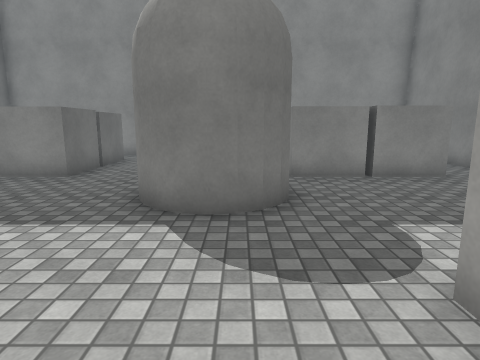
[1] (above)

20 first-person views from a walk through a scene from a Unity 3-D project. The camera is 1.4 m above the floor, tilts 10° down and sees 75° across. The floor is counted in squares, 1 m on a side. Each view is taken from the middle of a square. On the plan, view 1 faces up. The plan holds only what a view shows up to about 14 squares ahead; the rest is blank. The player character is not drawn. Surface patterns are stand-ins for the level's own textures.

[2]
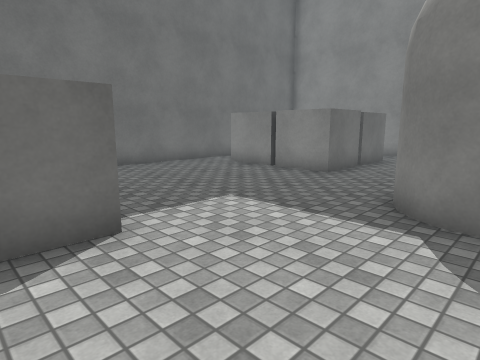

[3]
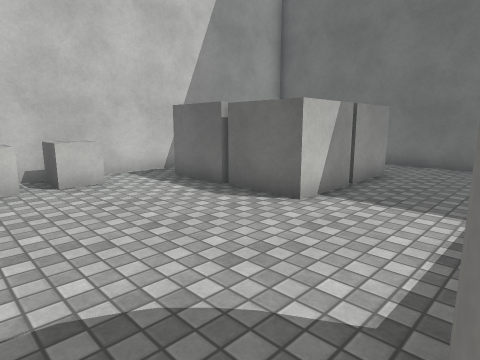

[4]
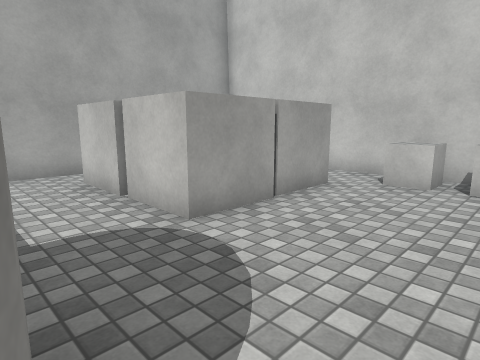

[5]
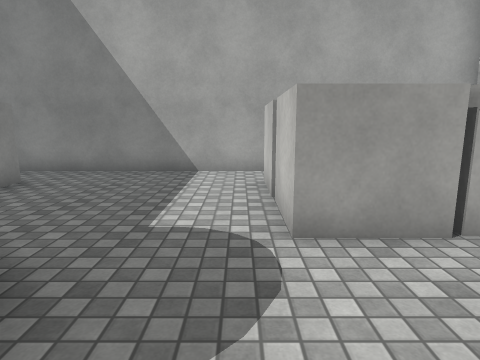

[6]
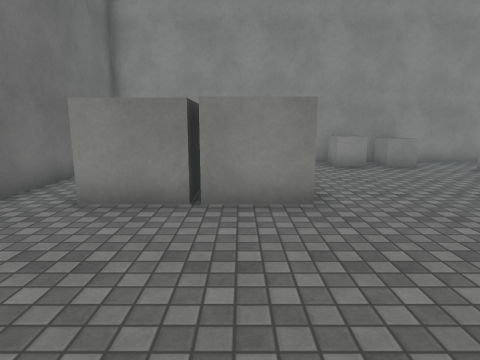

[7]
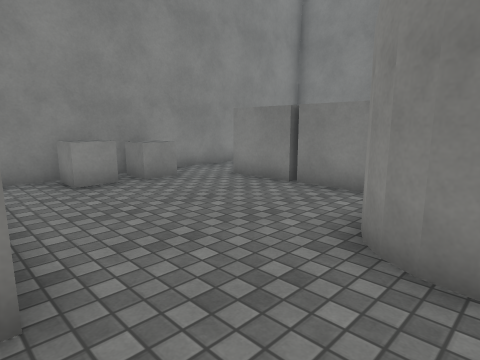

[8]
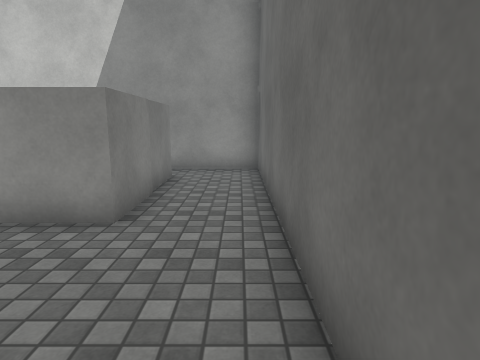

[9]
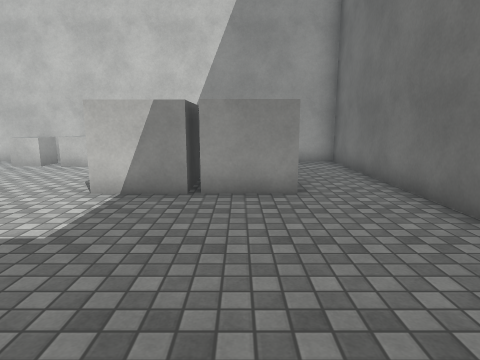

[10]
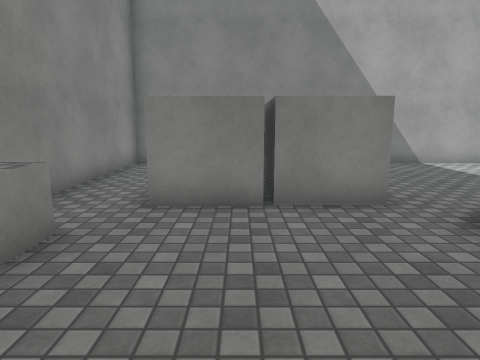

[11]
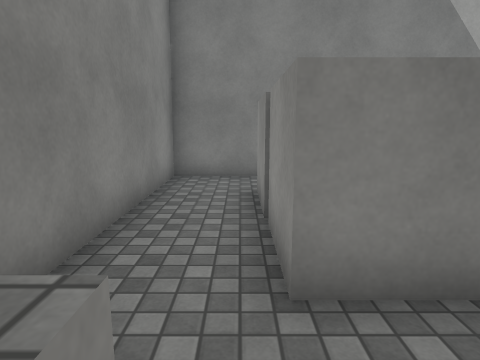

[12]
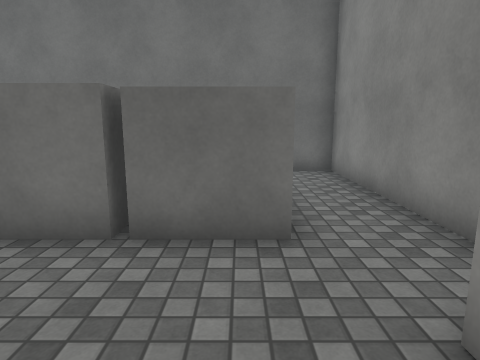

[13]
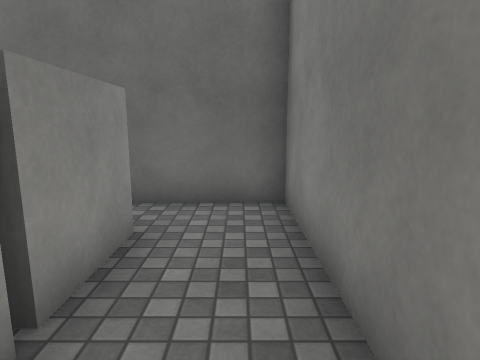

[14]
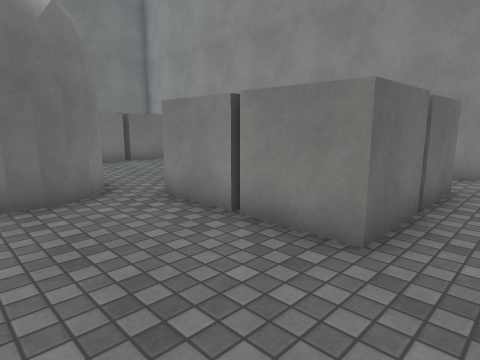

[15]
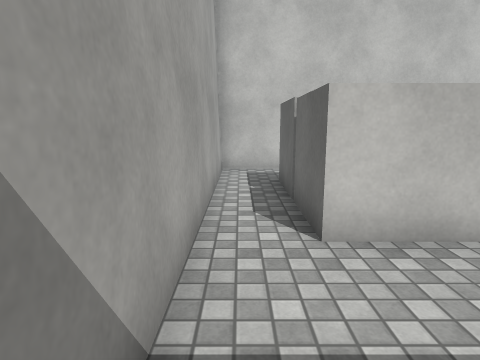

[16]
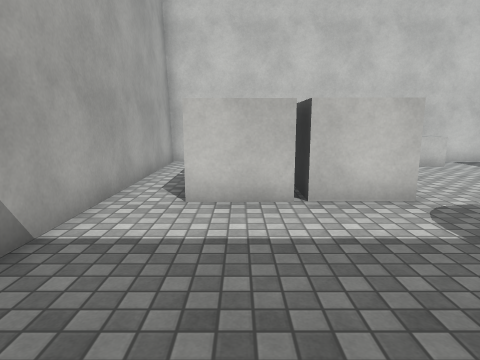

[17]
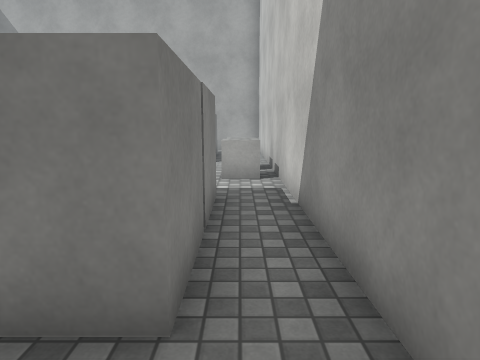

[18]
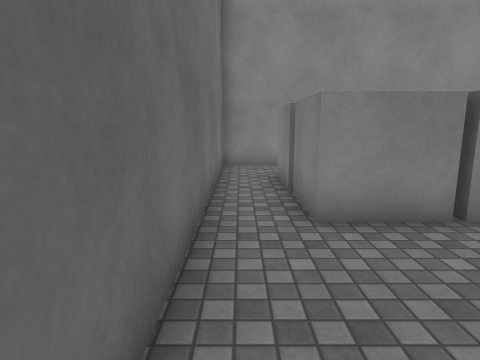

[19]
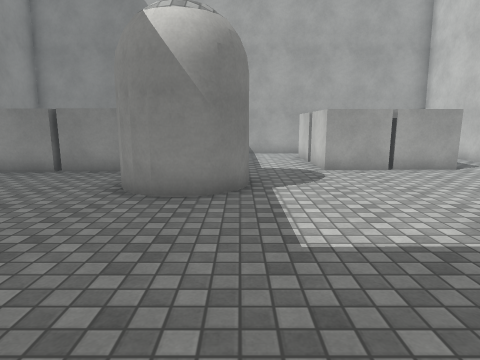

[20]
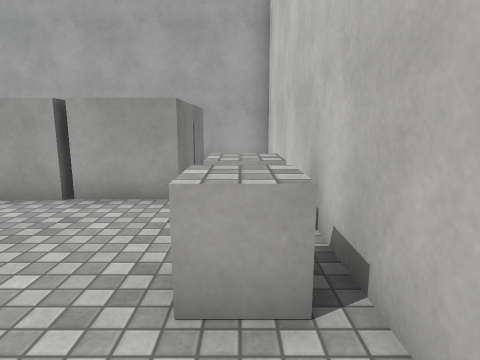

### Floor plan
Key: @ floor where view 1 was taken; # wall or solid block; . floor; O other object.
Columns run from 11 left of view 1 to 8 right of it. Each row starts with its distance up from view 1.
 15 ####################
 14 #.......OOOO.......#
 13 #....OO........OO..#
 12 #.OOO O.....OOO O..#
 11 #.O   O.....OO  O..#
 10 #.O O O......OOOO..#
  9 #.OOOOO......OOOO..#
  8 #.........##.......#
  7 #........####......#
  6 #........####......#
  5 #.........##.......#
  4 #..................#
  3 #..................#
  2 #..OOOOO.....OOOOO.#
  1 #..O O O.....O O O.#
  0 #..O O O...@.O   O.#
 -1 #..O O O.....O   O.#
 -2 #..OOOOO.....OOOOO.#
 -3 #........OOOO..  ..#
 -4 ####################

Where each view was taken, in squares from view 1:
view 1: 0 up, 0 right, facing up
view 2: 0 up, 0 right, facing up-left
view 3: 5 up, 1 right, facing down-left
view 4: 5 up, 2 left, facing down-right
view 5: 3 up, 2 left, facing right
view 6: 3 up, 6 left, facing up
view 7: 6 up, 5 left, facing up-right
view 8: 6 up, 10 left, facing down
view 9: 8 up, 7 left, facing down
view 10: 11 up, 4 left, facing right
view 11: 13 up, 1 left, facing right
view 12: 12 up, 1 left, facing left
view 13: 14 up, 5 left, facing left
view 14: 5 up, 7 right, facing up-left
view 15: 6 up, 7 right, facing down
view 16: 8 up, 5 right, facing down
view 17: 3 down, 10 left, facing right
view 18: 4 up, 10 left, facing up
view 19: 5 up, 8 left, facing right
view 20: 3 down, 4 left, facing right
